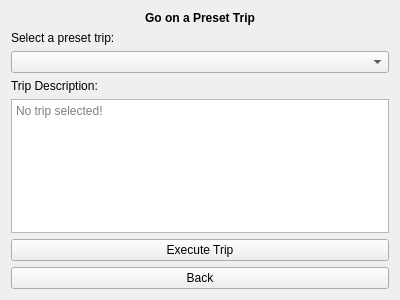
<?xml version="1.0" encoding="UTF-8"?>
<ui version="4.0">
 <class>presettripform</class>
 <widget class="QWidget" name="presettripform">
  <property name="geometry">
   <rect>
    <x>0</x>
    <y>0</y>
    <width>400</width>
    <height>300</height>
   </rect>
  </property>
  <property name="windowTitle">
   <string>Form</string>
  </property>
  <layout class="QVBoxLayout" name="verticalLayout">
   <item>
    <widget class="QLabel" name="label">
     <property name="font">
      <font>
       <weight>75</weight>
       <bold>true</bold>
      </font>
     </property>
     <property name="text">
      <string>Go on a Preset Trip</string>
     </property>
     <property name="alignment">
      <set>Qt::AlignCenter</set>
     </property>
    </widget>
   </item>
   <item>
    <widget class="QLabel" name="label_2">
     <property name="text">
      <string>Select a preset trip:</string>
     </property>
    </widget>
   </item>
   <item>
    <widget class="QComboBox" name="presetTripComboBox"/>
   </item>
   <item>
    <widget class="QLabel" name="label_3">
     <property name="text">
      <string>Trip Description:</string>
     </property>
    </widget>
   </item>
   <item>
    <widget class="QPlainTextEdit" name="presetTripTextEdit">
     <property name="inputMethodHints">
      <set>Qt::ImhNone</set>
     </property>
     <property name="textInteractionFlags">
      <set>Qt::NoTextInteraction</set>
     </property>
     <property name="backgroundVisible">
      <bool>false</bool>
     </property>
     <property name="placeholderText">
      <string>No trip selected!</string>
     </property>
    </widget>
   </item>
   <item>
    <widget class="QPushButton" name="executeButton">
     <property name="text">
      <string>Execute Trip</string>
     </property>
    </widget>
   </item>
   <item>
    <widget class="QPushButton" name="pushButton">
     <property name="text">
      <string>Back</string>
     </property>
    </widget>
   </item>
  </layout>
 </widget>
 <resources/>
 <connections/>
</ui>
